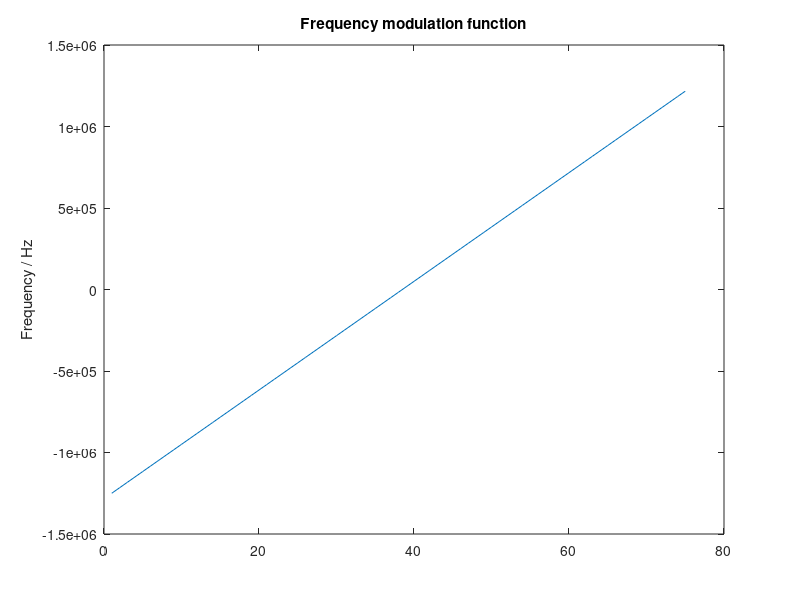

Source code (MATLAB): (Note: this script raises an error after producing the figure.)
clear all;
close all;
v_max = 50;
carrier = 9.55e9;
series_name = 'lfm';
plot_title = 'LFM';
lim = 1000;


f_points = 100;
impulse_response = [];
amp = ones(1,13);
phase = [];
B = 5e6;

tau = 15e-6;
fs = 5e6;
N = tau*fs;
n = -N/2:N/2-1;
f_signal=B./N.*n./2;
fig = figure;
plot(f_signal);
title('Frequency modulation function');
ylabel('Frequency / Hz');
filename = sprintf('../thesis/figures/%s-fmf.png', series_name);
print(fig, '-dpng', '-r300', filename);


[clean_signal signal new_tau] = makesignal(amp, phase, f_signal, impulse_response, tau, fs);
[delay v the_af] = af(signal, clean_signal, new_tau, v_max, f_points, carrier);
t_str = sprintf('%s ( \\tau=%3.3e s, f=%1.2f GHz)      ', plot_title, tau, carrier./1e9);
fig = plotaf(t_str, delay,v,the_af);
xlim([-lim lim]);
filename = sprintf('../thesis/figures/%s-%ius.png', series_name,tau*1e6);
print(fig, '-dpng', '-r300', filename);

tau = 200e-6;
fs = 1e7;
N = tau*fs;
n = -N/2:N/2-1;
f_signal=B./N.*n./2;
[clean_signal signal new_tau] = makesignal(amp, phase, f_signal, impulse_response, tau, fs);
[delay v the_af] = af(signal, clean_signal, new_tau, v_max, f_points, carrier);
t_str = sprintf('%s ( \\tau=%3.3e s, f=%1.2f GHz)      ', plot_title, tau, carrier./1e9);
fig = plotaf(t_str, delay,v,the_af);
xlim([-lim lim]);
filename = sprintf('../thesis/figures/%s-%ius.png', series_name,tau*1e6);
print(fig, '-dpng', '-r300', filename);


amp = hamming(13)';
window = 'Hamming';

tau = 15e-6;
fs = 1e7;
N = tau*fs;
n = -N/2:N/2-1;
f_signal=B./N.*n./2;
[clean_signal signal new_tau] = makesignal(amp, phase, f_signal, impulse_response, tau, fs);
[delay v the_af] = af(signal, clean_signal, new_tau, v_max, f_points, carrier);
t_str = sprintf('%s ( \\tau=%3.3e s, f=%1.2f GHz, %s window)      ', plot_title, tau, carrier./1e9,window);
fig = plotaf(t_str, delay,v,the_af);
xlim([-lim lim]);
filename = sprintf('../thesis/figures/%s-%ius-%s.png', series_name,tau*1e6,window);
print(fig, '-dpng', '-r300', filename);

tau = 200e-6;
fs = 1e7;
N = tau*fs;
n = -N/2:N/2-1;
f_signal=B./N.*n./2;
[clean_signal signal new_tau] = makesignal(amp, phase, f_signal, impulse_response, tau, fs);
[delay v the_af] = af(signal, clean_signal, new_tau, v_max, f_points, carrier);
t_str = sprintf('%s ( \\tau=%3.3e s, f=%1.2f GHz, %s window)      ', plot_title, tau, carrier./1e9,window);
fig = plotaf(t_str, delay,v,the_af);
xlim([-lim lim]);
filename = sprintf('../thesis/figures/%s-%ius-%s.png', series_name,tau*1e6,window);
print(fig, '-dpng', '-r300', filename);
